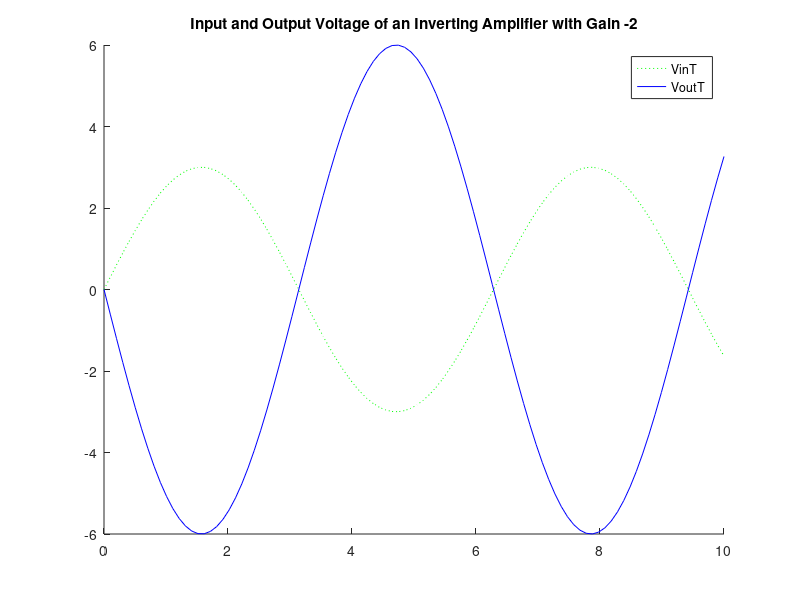

MATLAB code to generate this figure: (Note: this script raises an error after producing the figure.)
%The purpose of this lab is to practice creating various plots for
%visualizing data in MATLAB.
%Created by Roxana Nevarez 9/27/21

%The code from lines 8-41 will demonstrate the work required to solve
%problem 1 of Lab 5.

%The code below will indicate what the gain of an inverting amplifier is.
%This value will be used in the function VoutT = A*VinT.
A = -2;

%The following code will create an interval of t = 0 to t = 10 with 100
%entries to make the functions look smooth when graphed.
t = linspace(0,10,100);

%The code below shows the two functions that will be plotted on the same
%graph.
VinT = 3*sin(t);
VoutT = A*VinT; 
%VoutT = A*VinT becomes VoutT = (-2)*VinT when the gain value replaces the 
%'A' variable. VoutT could also be written as VoutT = (-6)*sin(t) assuming
%that VinT is replaced with 3*sin(t)and 'A' is replaced with -2 (the 3 and 
%-2 multiply to become -6).

%The 'hold on' function will ensure that both functions will appear on the 
%same graph
hold on
%VinTPlot will plot the VinT function with a t interval of t = 0 to t = 10.
%The 'g:' character array will cause this function to be a green, dotted 
%line
VinTPlot = plot(t, VinT, 'g:');
%VoutTPlot will plot the VoutT function with a t interval of t = 0 to 
%t = 10. The 'b-' character array will cause this function to be a blue, 
%solid line
VoutTPlot = plot(t, VoutT, 'b-');

%The code below will incorporate a title for this graph and it will include
%a legend so viewers can correctly identify each line
title('Input and Output Voltage of an Inverting Amplifier with Gain -2');
legend('VinT', 'VoutT');
hold off

%The code from lines 46-96 will demonstrate the work required in order to 
%solve problem 2 of Lab 5

%The code below demonstrates the full file name in the imread() function in
%order to load the image.
image = imread("C:\Users\Roxan\OneDrive\Pictures & Videos\Earth.jpg"); 
%imshow(image) will display the picture loaded into MATLAB

%The code below will create the original image in grayscale. 
grayImage = rgb2gray(image);
%imshow(grayImage) will display the orginal image in grayscale

%The code below will create a cropped image of the original image.
%Lines 58-59 demonstrate how to find the width and length of the orginal
%image
width = size(image,2);
length = size(image,1);
%The width and length were calculated to be 416 each.

%The code on line 71 will result in the cropped image where 10% of each
%side of the orginal image is cropped.
%for the x-coordinate, x = 0.1*416, and that gave 41.6 (10% width).
%for the y-coordinate, y = 0.1*416, and that gave 41.6 (10% height).
%Given that we have to remove 10% of each side, that would result in
%finding 80% width and 80% height (since we have to remove 20% total for 
%height and 20% for width). Therefore we would have to do 416*0.8
%to find the new height and width of the cropped image. 416*0.8 results in
%332.8 for both height and width.
croppedImage = imcrop(image, [41.6 41.6 332.8 332.8]);

%The code below will store a new image in the blue and green
%components of the original image. Essentially, all red is removed.
xDim = size(image,1);
yDim = size(image,2);
zeroImage = zeros(xDim, yDim);
blueGreenImage = image;
blueGreenImage(:,:,1) = zeroImage;
redRemoved = blueGreenImage;

%The following code will create a subplot with all images properly labeled
%that contains the original image and all of the modified images. The
%subplots will be organized in a 2x2 grid.
subplot(2,2,1);
imshow(image);
title('Original Image')
subplot(2,2,2);
imshow(grayImage);
title('Gray Scaled Image')
subplot(2,2,3);
imshow(croppedImage);
title('Cropped Image')
subplot(2,2,4);
imshow(redRemoved);
title('Red-Removed Image')

%Below will include all of the code used for part 1 and part 2 of lab 5.

%Copy and paste lines 101-110 to see the graph for problem 1 of Lab 5.
A = -2;
t = linspace(0,10,100);
VinT = 3*sin(t);
VoutT = A*VinT; 
hold on
VinTPlot = plot(t, VinT, 'g:');
VoutTPlot = plot(t, VoutT, 'b-');
title('Input and Output Voltage of an Inverting Amplifier with Gain -2');
legend('VinT', 'VoutT');
hold off

%Copy and paste lines 113-135 to see the 2x2 grid for problem 2 of Lab 5.
image = imread('C:\Users\Roxana Nevarez\Pictures\Seattle.jpg');
grayImage = rgb2gray(image);
width = size(image,2);
length = size(image,1);
croppedImage = imcrop(image, [41.6 41.6 332.8 332.8]);
xDim = size(image,1);
yDim = size(image,2);
zeroImage = zeros(xDim, yDim);
blueGreenImage = image;
blueGreenImage(:,:,1) = zeroImage;
redRemoved = blueGreenImage;
subplot(2,2,1);
imshow(image);
title('Original Image')
subplot(2,2,2);
imshow(grayImage);
title('Gray Scaled Image')
subplot(2,2,3);
imshow(croppedImage);
title('Cropped Image')
subplot(2,2,4);
imshow(redRemoved);
title('Red-Removed Image')